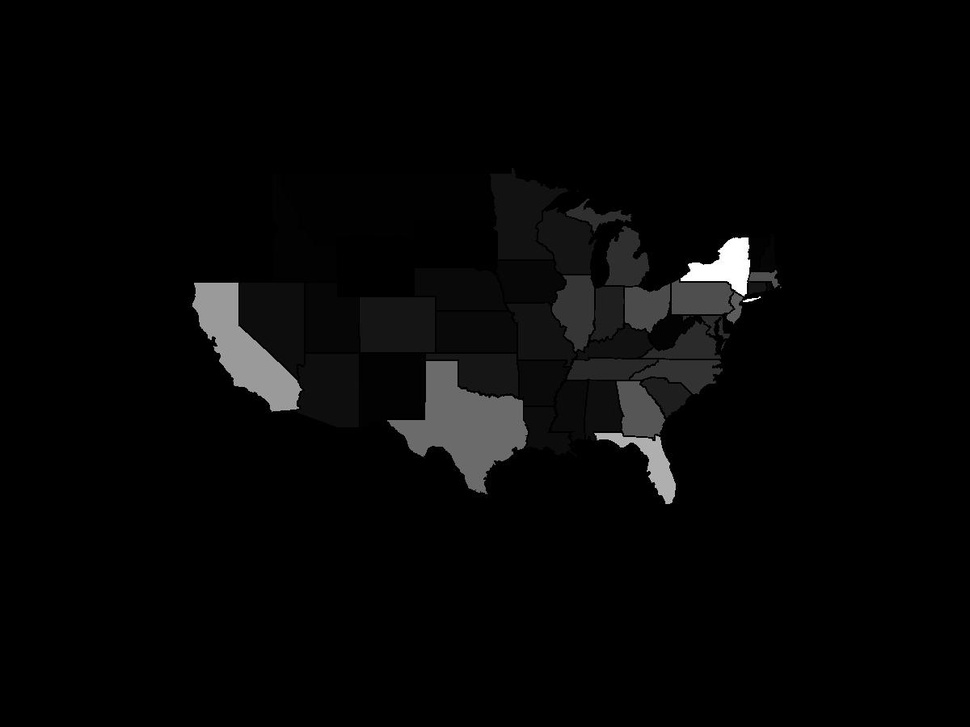
%> input picture Final_Project_Twitter/task8/Imagestask8/FI1.jpg, 970 x 727 px, shrunk from 1200 x 900 before the run; the run also reads 1 picture not shown here
$ octave task8.m   (GNU Octave 9; MATLAB toolbox functions it lacks are replaced by stand-ins)
%> lines starting %> are read from the running program, lines starting %| are printed output that depends on the picture
% [6 lines of commented-out code are left out]

FI1 = imread('FI1.jpg');
%> FI1 is the input picture: size 727x970x3 uint8; min 0, max 255, mean 6.1
FI2 = imread('FI2.jpg');
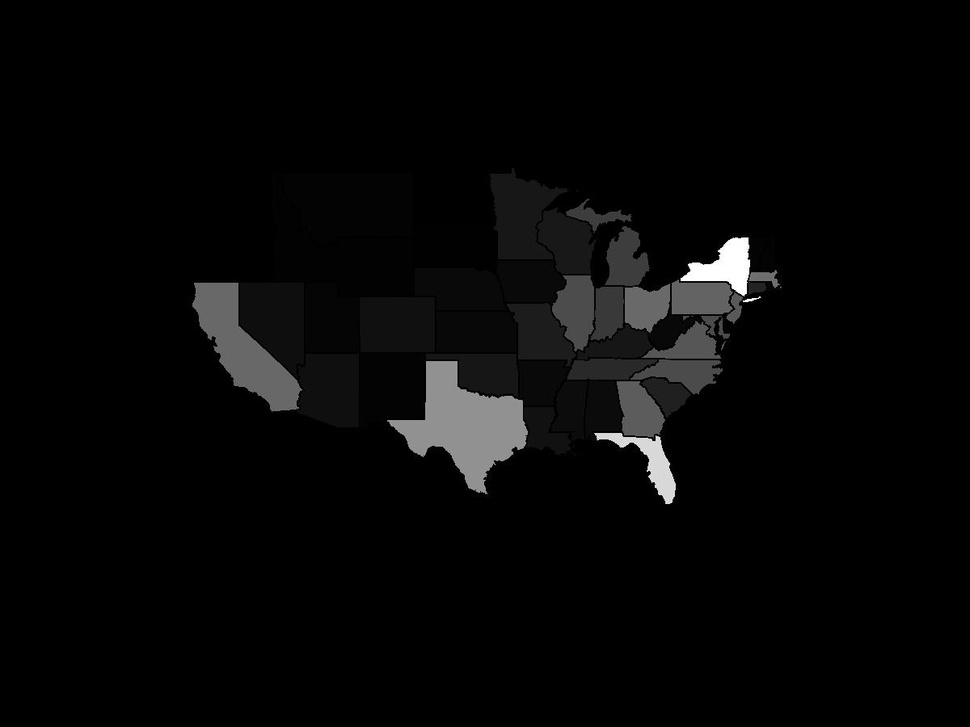
%> input picture Final_Project_Twitter/task8/Imagestask8/FI2.jpg, 970 x 727 px, shrunk from 1200 x 900 before the run
%> FI2 is the input picture: size 727x970x3 uint8; min 0, max 255, mean 6.9
FI3 = imread('FI3.jpg');
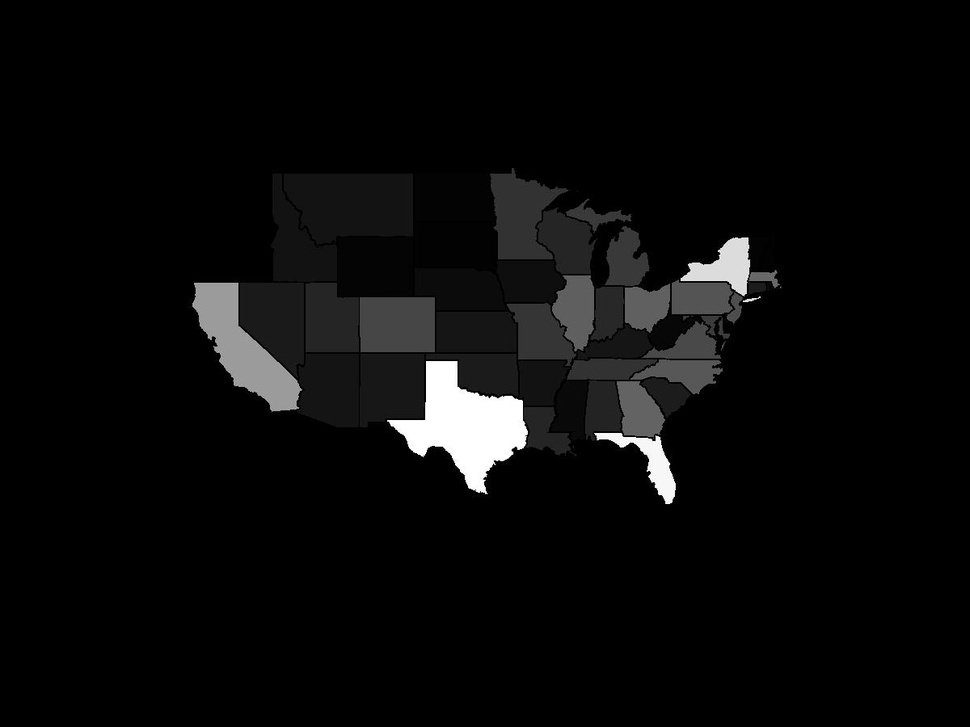
%> input picture Final_Project_Twitter/task8/Imagestask8/FI3.jpg, 970 x 727 px, shrunk from 1200 x 900 before the run
%> FI3 is the input picture: size 727x970x3 uint8; min 0, max 255, mean 10.1
FI4 = imread('FI4.jpg');
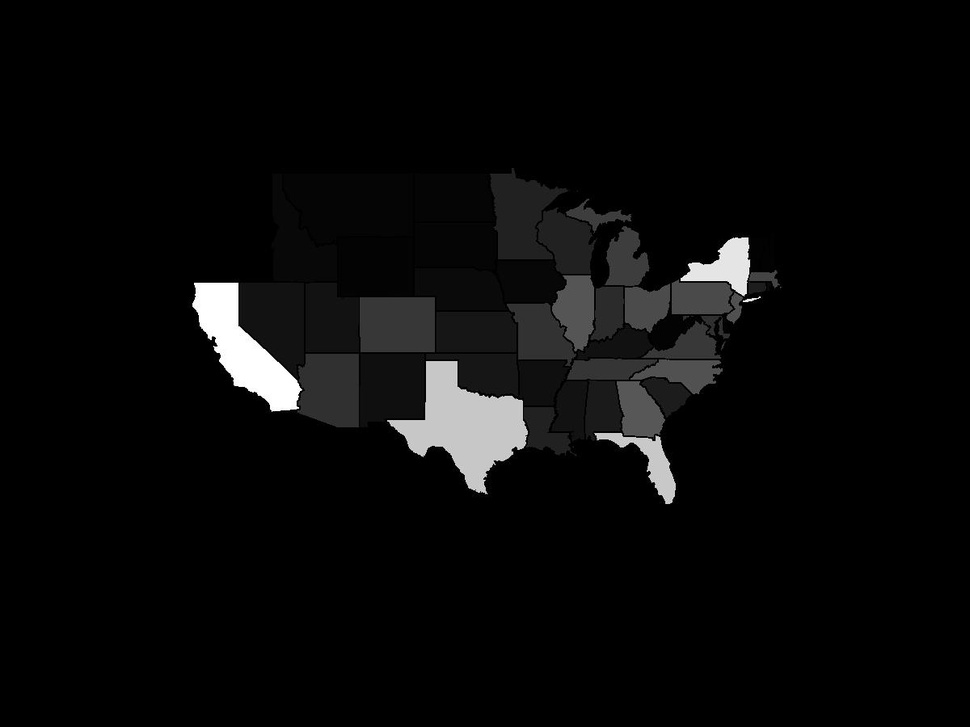
%> input picture Final_Project_Twitter/task8/Imagestask8/FI4.jpg, 970 x 727 px, shrunk from 1200 x 900 before the run
%> FI4 is the input picture: size 727x970x3 uint8; min 0, max 255, mean 9.5
FI5 = imread('FI5.jpg');
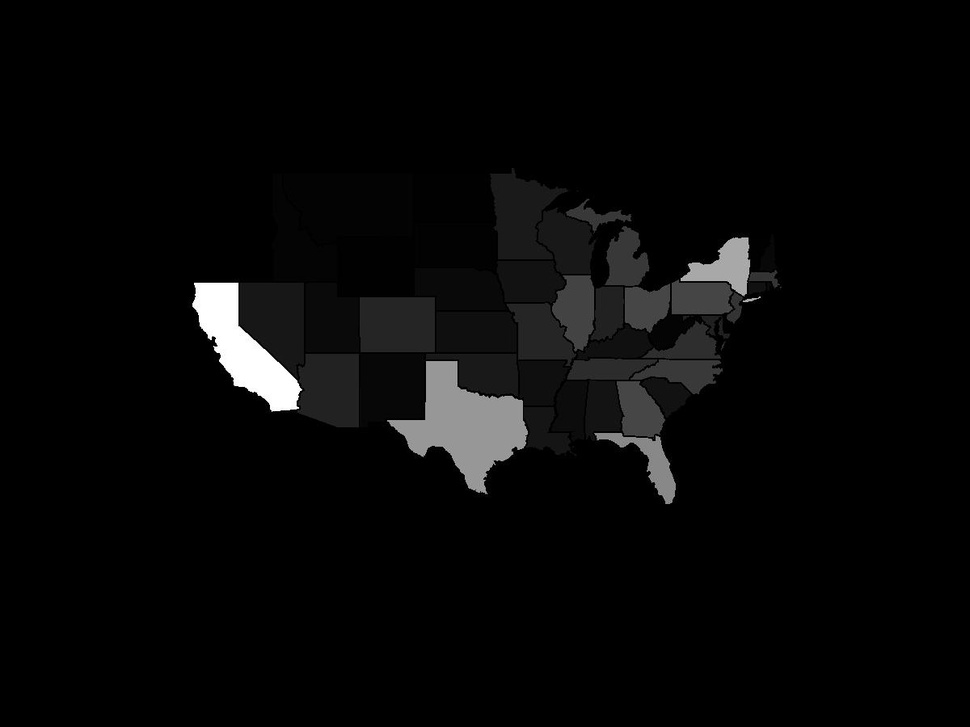
%> input picture Final_Project_Twitter/task8/Imagestask8/FI5.jpg, 970 x 727 px, shrunk from 1200 x 900 before the run
%> FI5 is the input picture: size 727x970x3 uint8; min 0, max 255, mean 7.8
FI6 = imread('FI6.jpg');
%> (the run ends here)
